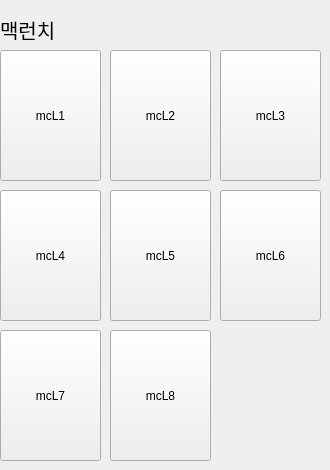
     <widget class="QWidget" name="page_3">
      <widget class="QPushButton" name="btn_mcL8">
       <property name="geometry">
        <rect>
         <x>110</x>
         <y>330</y>
         <width>101</width>
         <height>131</height>
        </rect>
       </property>
       <property name="text">
        <string>mcL8</string>
       </property>
      </widget>
      <widget class="QPushButton" name="btn_mcL5">
       <property name="geometry">
        <rect>
         <x>110</x>
         <y>190</y>
         <width>101</width>
         <height>131</height>
        </rect>
       </property>
       <property name="text">
        <string>mcL5</string>
       </property>
      </widget>
      <widget class="QPushButton" name="btn_mcL2">
       <property name="geometry">
        <rect>
         <x>110</x>
         <y>50</y>
         <width>101</width>
         <height>131</height>
        </rect>
       </property>
       <property name="text">
        <string>mcL2</string>
       </property>
      </widget>
      <widget class="QLabel" name="label_24">
       <property name="geometry">
        <rect>
         <x>0</x>
         <y>19</y>
         <width>81</width>
         <height>21</height>
        </rect>
       </property>
       <property name="font">
        <font>
         <pointsize>15</pointsize>
        </font>
       </property>
       <property name="text">
        <string>맥런치</string>
       </property>
      </widget>
      <widget class="QPushButton" name="btn_mcL3">
       <property name="geometry">
        <rect>
         <x>220</x>
         <y>50</y>
         <width>101</width>
         <height>131</height>
        </rect>
       </property>
       <property name="text">
        <string>mcL3</string>
       </property>
      </widget>
      <widget class="QPushButton" name="btn_mcL7">
       <property name="geometry">
        <rect>
         <x>0</x>
         <y>330</y>
         <width>101</width>
         <height>131</height>
        </rect>
       </property>
       <property name="text">
        <string>mcL7</string>
       </property>
      </widget>
      <widget class="QPushButton" name="btn_mcL1">
       <property name="geometry">
        <rect>
         <x>0</x>
         <y>50</y>
         <width>101</width>
         <height>131</height>
        </rect>
       </property>
       <property name="text">
        <string>mcL1</string>
       </property>
      </widget>
      <widget class="QPushButton" name="btn_mcL6">
       <property name="geometry">
        <rect>
         <x>220</x>
         <y>190</y>
         <width>101</width>
         <height>131</height>
        </rect>
       </property>
       <property name="text">
        <string>mcL6</string>
       </property>
      </widget>
      <widget class="QPushButton" name="btn_mcL4">
       <property name="geometry">
        <rect>
         <x>0</x>
         <y>190</y>
         <width>101</width>
         <height>131</height>
        </rect>
       </property>
       <property name="text">
        <string>mcL4</string>
       </property>
      </widget>
     </widget>
